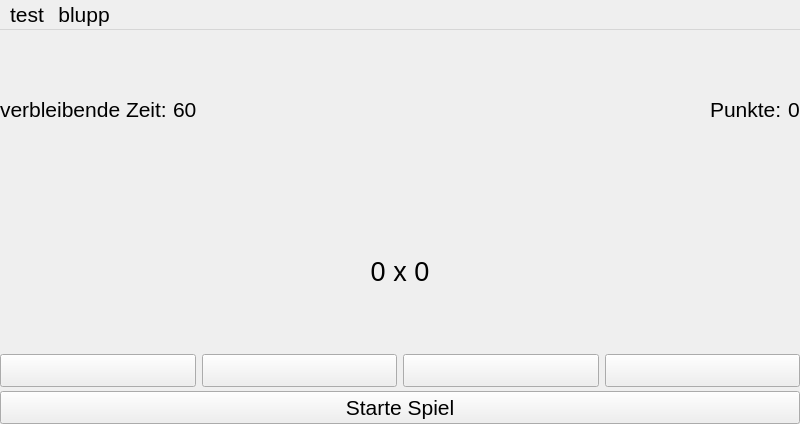
<?xml version="1.0" encoding="UTF-8"?>
<ui version="4.0">
 <class>MainWindow</class>
 <widget class="QMainWindow" name="MainWindow">
  <property name="geometry">
   <rect>
    <x>0</x>
    <y>0</y>
    <width>800</width>
    <height>424</height>
   </rect>
  </property>
  <property name="font">
   <font>
    <pointsize>16</pointsize>
   </font>
  </property>
  <property name="windowTitle">
   <string>MainWindow</string>
  </property>
  <widget class="QWidget" name="centralWidget">
   <layout class="QVBoxLayout" name="verticalLayout">
    <property name="spacing">
     <number>4</number>
    </property>
    <property name="margin">
     <number>0</number>
    </property>
    <item>
     <layout class="QHBoxLayout" name="horizontalLayout_2">
      <item>
       <widget class="QLabel" name="label_2">
        <property name="text">
         <string>verbleibende Zeit:</string>
        </property>
       </widget>
      </item>
      <item>
       <widget class="QLabel" name="timeRemainingValue">
        <property name="text">
         <string>60</string>
        </property>
       </widget>
      </item>
      <item>
       <spacer name="horizontalSpacer">
        <property name="orientation">
         <enum>Qt::Horizontal</enum>
        </property>
        <property name="sizeHint" stdset="0">
         <size>
          <width>40</width>
          <height>20</height>
         </size>
        </property>
       </spacer>
      </item>
      <item>
       <widget class="QLabel" name="label">
        <property name="text">
         <string>Punkte:</string>
        </property>
       </widget>
      </item>
      <item>
       <widget class="QLabel" name="scoreValue">
        <property name="text">
         <string>0</string>
        </property>
       </widget>
      </item>
     </layout>
    </item>
    <item>
     <widget class="QLabel" name="userMessage">
      <property name="font">
       <font>
        <pointsize>20</pointsize>
       </font>
      </property>
      <property name="text">
       <string>0 x 0</string>
      </property>
      <property name="alignment">
       <set>Qt::AlignCenter</set>
      </property>
     </widget>
    </item>
    <item>
     <layout class="QHBoxLayout" name="horizontalLayout">
      <item>
       <widget class="QPushButton" name="box1"/>
      </item>
      <item>
       <widget class="QPushButton" name="box2"/>
      </item>
      <item>
       <widget class="QPushButton" name="box3"/>
      </item>
      <item>
       <widget class="QPushButton" name="box4"/>
      </item>
     </layout>
    </item>
    <item>
     <widget class="QPushButton" name="startReset">
      <property name="text">
       <string>Starte Spiel</string>
      </property>
     </widget>
    </item>
   </layout>
  </widget>
  <widget class="QMenuBar" name="menuBar">
   <property name="geometry">
    <rect>
     <x>0</x>
     <y>0</y>
     <width>800</width>
     <height>37</height>
    </rect>
   </property>
   <widget class="QMenu" name="menuTest">
    <property name="title">
     <string>test</string>
    </property>
   </widget>
   <widget class="QMenu" name="menuBlupp">
    <property name="title">
     <string>blupp</string>
    </property>
    <addaction name="actionTest"/>
   </widget>
   <addaction name="menuTest"/>
   <addaction name="menuBlupp"/>
  </widget>
  <action name="actionTest">
   <property name="text">
    <string>test</string>
   </property>
  </action>
 </widget>
 <layoutdefault spacing="6" margin="11"/>
 <resources/>
 <connections/>
</ui>
